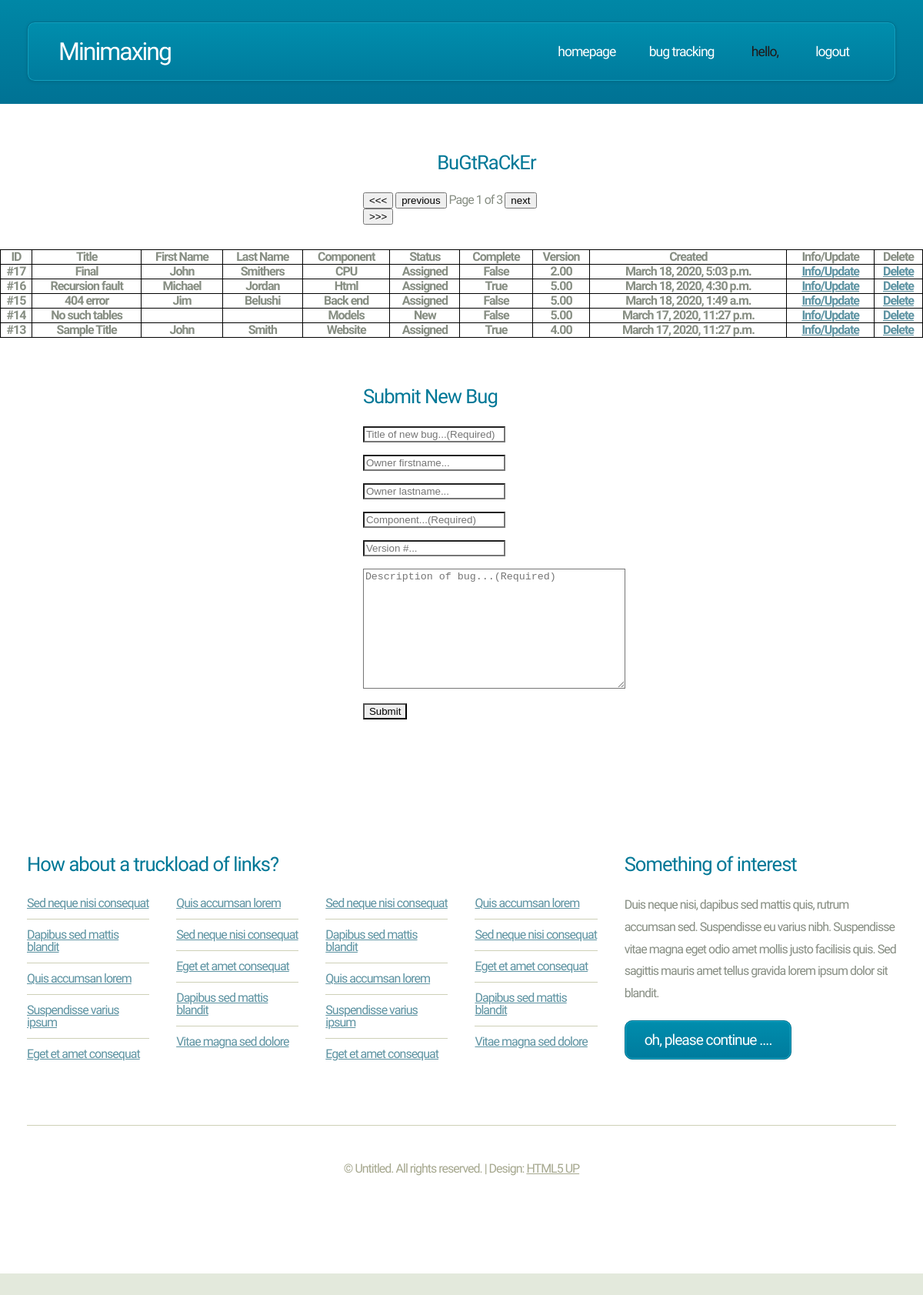
/main/bugtracker/ (signed in), run on the app's committed database.
### main/models.py (models this page shows)
class Bug(models.Model):
    title = models.CharField(max_length=200, default='', blank=False)
    fname = models.CharField(max_length=200, default='', blank=True)
    lname = models.CharField(max_length=200, default='', blank=True)
    component = models.CharField(max_length=200, default='', blank=False)
    complete = models.BooleanField(default=False)
    created = models.DateTimeField(auto_now_add=True)
    summary = models.TextField(blank=False, null=True)
    version = models.DecimalField(
        max_digits=4, decimal_places=2, blank=True, null=True)
    def __str__(self):
        return self.title

### main/views.py (the view)
# urls.py: path('bugtracker/', views.bugtracker, name='bugtracker'),
def bugtracker(request):
    bugs = Bug.objects.all()
    queryset = Bug.objects.filter(pk__in=bugs)
    queryset = list(reversed(queryset))
    pagin = Paginator(queryset, 5)
    form = BugForm()
    x = 0
    for bug in bugs:
        x = x + 1
    page_number = request.GET.get('page')
    page_obj = pagin.get_page(page_number)
    if request.method == 'POST':
        form = BugForm(request.POST)
        if form.is_valid():
            form.save()
        return redirect('/main/bugtracker/')
    context = {'bugs': bugs, 'queryset': queryset,
               'form': form, 'x': x, 'page_obj': page_obj}
    return render(request, 'main/bugtracker.html', context)

### main/forms.py
class BugForm(forms.ModelForm):
    title = forms.CharField(required=True, widget=forms.TextInput(
        attrs={'placeholder': 'Title of new bug...(Required)'}))
    fname = forms.CharField(required=False, widget=forms.TextInput(
        attrs={'placeholder': 'Owner firstname...'}))
    lname = forms.CharField(required=False, widget=forms.TextInput(
        attrs={'placeholder': 'Owner lastname...'}))
    component = forms.CharField(required=True, widget=forms.TextInput(
        attrs={'placeholder': 'Component...(Required)'}))
    CHOICES = [(True, 'True'), (False, 'False')]
    complete = forms.BooleanField(
        required=False, widget=forms.Select(choices=CHOICES))
    version = forms.DecimalField(required=False, widget=forms.TextInput(
        attrs={'placeholder': 'Version #...'}))
    summary = forms.CharField(required=True, widget=forms.Textarea(
        attrs={'placeholder': 'Description of bug...(Required)'}))
    class Meta:
        model = Bug
        fields = '__all__'

### main/templates/main/bugtracker.html (shortened to what this page needs)
{% load static %}
<!DOCTYPE HTML>
<html>
	<head>
		<link rel="stylesheet" href="{% static '\main\assets\css\main.css' %}">
	</head>
	<body>
		<div id="page-wrapper">
				<div id="header-wrapper">
					<div class="container">
						<div class="row">
							<div class="col-12">
								<header id="header">
									<h1><a href="\main\" id="logo">Minimaxing</a></h1>
									<nav id="nav">
										<a href="\main\">Homepage</a>
										<a href="\main\bugtracker\">Bug Tracking</a>
																				{% if user.is_authenticated %}
										<b>Hello, {{user.first_name}}</b>
										<a href="\accounts\logout\">Logout</a>
										{% else %}
										<a href="\accounts\login\">Login</a>
										<a href="\accounts\register\">Register</a>
										{% endif %}
									</nav>
								</header>
							</div>
						</div>
					</div>
				</div>
			{% if user.is_authenticated %}
				<div id="main">
					<div class="container">
						<div class="row aln-center">
							<div class="col-3 col-12-medium">
							<section class="middle-content">
									<div class="pagination">
									<h2>&nbsp;&nbsp;&nbsp;&nbsp;&nbsp;&nbsp;&nbsp;&nbsp;&nbsp;&nbsp;&nbsp;&nbsp;&nbsp;&nbsp;&nbsp;&nbsp;&nbsp;&nbsp;BuGtRaCkEr</h2>
    <span class="step-links">
        {% if page_obj.has_previous %}
            <button onclick="window.location.href = '?page=1';"><<<</button>
            <button onclick="window.location.href = '?page={{ page_obj.previous_page_number }}';">previous</button>
												{% else%}
												<button><<<</button>
            <button>previous</button>
        {% endif %}
            Page {{ page_obj.number }} of {{ page_obj.paginator.num_pages }}
        {% if page_obj.has_next %}
            <button onclick="window.location.href = '?page={{ page_obj.next_page_number }}';">next</button>
            <button onclick="window.location.href = '?page={{ page_obj.paginator.num_pages }}';">>>></button>
												{% else %}
												<button>next</button>
            <button>>>></button>
        {% endif %}
    </span>
</div>
								<br>
								<br>
</div>
									</div>
									</div>
																<table style="width:100%">
																<tr>
																<th>ID</th>
																<th>Title</th>
																<th>First Name</th>
																<th>Last Name</th>
																<th>Component</th>
																<th>Status</th>
																<th>Complete</th>
																<th>Version</th>
																<th>Created</th>
																<th>Info/Update</th>
																<th>Delete</th>
															 </tr>
									{% for bug in page_obj %}
											<div>
															<tr>
															<th>#{{bug.id}}</th>
															<th>{{bug}}</th>
															<th>{{bug.fname}}</th>
															<th>{{bug.lname}}</th>
															<th>{{bug.component}}</th>
															{% if bug.fname != '' or bug.lname != '' %}
															<th><h5>Assigned</th>{% else %}<th>New</h5></th>
															{% endif %}
															<th>{{bug.complete}}</th>
															<th>{{bug.version}}</th>
															<th>{{bug.created}}</th>
															<th><a href="{% url 'main:update_bug' bug.id %}">Info/Update</a></th>
															<th><a href="{% url 'main:delete' bug.id %}">Delete</a></tr></th>
															</div>
											</div>
									{% endfor %}
											<div id="main">
					<div class="container">
						<div class="row aln-center">
							<div class="col-3 col-12-medium">
								<section class="middle-content">
									<h2>Submit New Bug</h2>
									<form method="POST" action="/main/bugtracker/" novalidate>
										{{form.title}}
										<br>
										<br>
										{{form.fname}}
										<br>
										<br>
  								{{form.lname}}
										<br>
										<br>
										{{form.component}}
										<br>
										<br>
										{{form.version}}
										<br>
										<br>
										{{form.summary}}
										<br>
										<br>
										<input type="submit" name="Create Bug">
										<br>
										<br>
										<br>
										<br>
									</form>
							</div>
							</div>
							</div>
							</div>
				<div id="footer-wrapper">
					<div class="container">
						<div class="row">
							<div class="col-8 col-12-medium">
								<section>
									<h2>How about a truckload of links?</h2>
									<div>
										<div class="row">
											<div class="col-3 col-6-medium col-12-small">
												<ul class="link-list">
													<li><a href="#">Sed neque nisi consequat</a></li>
													<li><a href="#">Dapibus sed mattis blandit</a></li>
													<li><a href="#">Quis accumsan lorem</a></li>
													<li><a href="#">Suspendisse varius ipsum</a></li>
													<li><a href="#">Eget et amet consequat</a></li>
												</ul>
											</div>
											<div class="col-3 col-6-medium col-12-small">
												<ul class="link-list">
													<li><a href="#">Quis accumsan lorem</a></li>
													<li><a href="#">Sed neque nisi consequat</a></li>
													<li><a href="#">Eget et amet consequat</a></li>
													<li><a href="#">Dapibus sed mattis blandit</a></li>
													<li><a href="#">Vitae magna sed dolore</a></li>
												</ul>
											</div>
											<div class="col-3 col-6-medium col-12-small">
												<ul class="link-list">
													<li><a href="#">Sed neque nisi consequat</a></li>
													<li><a href="#">Dapibus sed mattis blandit</a></li>
													<li><a href="#">Quis accumsan lorem</a></li>
													<li><a href="#">Suspendisse varius ipsum</a></li>
													<li><a href="#">Eget et amet consequat</a></li>
												</ul>
											</div>
											<div class="col-3 col-6-medium col-12-small">
												<ul class="link-list">
													<li><a href="#">Quis accumsan lorem</a></li>
													<li><a href="#">Sed neque nisi consequat</a></li>
													<li><a href="#">Eget et amet consequat</a></li>
													<li><a href="#">Dapibus sed mattis blandit</a></li>
													<li><a href="#">Vitae magna sed dolore</a></li>
												</ul>
											</div>
										</div>
									</div>
								</section>
							</div>
							<div class="col-4 col-12-medium">
								<section>
									<h2>Something of interest</h2>
									<p>Duis neque nisi, dapibus sed mattis quis, rutrum accumsan sed.
									Suspendisse eu varius nibh. Suspendisse vitae magna eget odio amet
									mollis justo facilisis quis. Sed sagittis mauris amet tellus gravida
									lorem ipsum dolor sit blandit.</p>
									<footer class="controls">
										<a href="#" class="button">Oh, please continue ....</a>
									</footer>
								</section>
							</div>
						</div>
						<div class="row">
							<div class="col-12">
								<div id="copyright">
									&copy; Untitled. All rights reserved. | Design: <a href="http://html5up.net">HTML5 UP</a>
								</div>
							</div>
						</div>
					</div>
				</div>
										{%else%}
        <h2>Please
								<a href="\accounts\login\">Login</a>&nbsp;Or&nbsp;
							<a href="\accounts\register\">Register</a></h2>
       {%endif%}
	</body>
</html>

### data on the page
Bug: id "17", title "Final", fname "John", lname "Smithers", component "CPU", shows "Assigned", complete "False", version "2.00", created "March 18, 2020, 5:03 p.m."
Bug: id "16", title "Recursion fault", fname "Michael", lname "Jordan", component "Html", shows "Assigned", complete "True", version "5.00", created "March 18, 2020, 4:30 p.m."
Bug: id "15", title "404 error", fname "Jim", lname "Belushi", component "Back end", shows "Assigned", complete "False", version "5.00", created "March 18, 2020, 1:49 a.m."
Bug: id "14", title "No such tables", component "Models", fname "New", complete "False", version "5.00", created "March 17, 2020, 11:27 p.m."
Bug: id "13", title "Sample Title", fname "John", lname "Smith", component "Website", shows "Assigned", complete "True", version "4.00", created "March 17, 2020, 11:27 p.m."

### other printed values
{{ page_obj.number }} "1"
{{ page_obj.paginator.num_pages }} "3"
